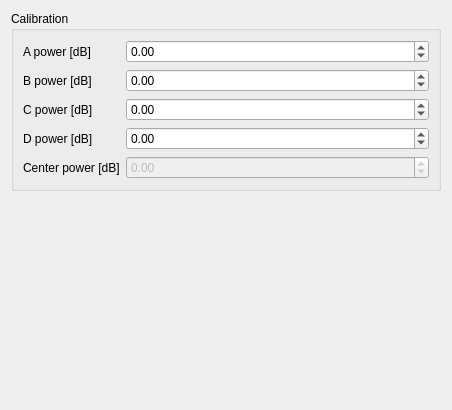
<?xml version="1.0" encoding="UTF-8"?>
<ui version="4.0">
 <class>FourPhaseSettingsWidget</class>
 <widget class="QWidget" name="FourPhaseSettingsWidget">
  <property name="geometry">
   <rect>
    <x>0</x>
    <y>0</y>
    <width>452</width>
    <height>410</height>
   </rect>
  </property>
  <property name="windowTitle">
   <string>Form</string>
  </property>
  <layout class="QVBoxLayout" name="verticalLayout">
   <item>
    <widget class="QGroupBox" name="groupBox">
     <property name="title">
      <string>Calibration</string>
     </property>
     <layout class="QFormLayout" name="formLayout">
      <item row="0" column="0">
       <widget class="QLabel" name="label">
        <property name="text">
         <string>A power [dB]</string>
        </property>
       </widget>
      </item>
      <item row="0" column="1">
       <widget class="QDoubleSpinBox" name="a_power">
        <property name="keyboardTracking">
         <bool>false</bool>
        </property>
        <property name="minimum">
         <double>-10.000000000000000</double>
        </property>
        <property name="maximum">
         <double>10.000000000000000</double>
        </property>
        <property name="singleStep">
         <double>0.100000000000000</double>
        </property>
       </widget>
      </item>
      <item row="1" column="0">
       <widget class="QLabel" name="label_2">
        <property name="text">
         <string>B power [dB]</string>
        </property>
       </widget>
      </item>
      <item row="2" column="0">
       <widget class="QLabel" name="label_3">
        <property name="text">
         <string>C power [dB]</string>
        </property>
       </widget>
      </item>
      <item row="3" column="0">
       <widget class="QLabel" name="label_4">
        <property name="text">
         <string>D power [dB]</string>
        </property>
       </widget>
      </item>
      <item row="1" column="1">
       <widget class="QDoubleSpinBox" name="b_power">
        <property name="keyboardTracking">
         <bool>false</bool>
        </property>
        <property name="minimum">
         <double>-10.000000000000000</double>
        </property>
        <property name="maximum">
         <double>10.000000000000000</double>
        </property>
        <property name="singleStep">
         <double>0.100000000000000</double>
        </property>
       </widget>
      </item>
      <item row="2" column="1">
       <widget class="QDoubleSpinBox" name="c_power">
        <property name="keyboardTracking">
         <bool>false</bool>
        </property>
        <property name="minimum">
         <double>-10.000000000000000</double>
        </property>
        <property name="maximum">
         <double>10.000000000000000</double>
        </property>
        <property name="singleStep">
         <double>0.100000000000000</double>
        </property>
       </widget>
      </item>
      <item row="3" column="1">
       <widget class="QDoubleSpinBox" name="d_power">
        <property name="keyboardTracking">
         <bool>false</bool>
        </property>
        <property name="minimum">
         <double>-10.000000000000000</double>
        </property>
        <property name="maximum">
         <double>10.000000000000000</double>
        </property>
        <property name="singleStep">
         <double>0.100000000000000</double>
        </property>
       </widget>
      </item>
      <item row="4" column="0">
       <widget class="QLabel" name="label_5">
        <property name="text">
         <string>Center power [dB]</string>
        </property>
       </widget>
      </item>
      <item row="4" column="1">
       <widget class="QDoubleSpinBox" name="center_power">
        <property name="enabled">
         <bool>false</bool>
        </property>
        <property name="keyboardTracking">
         <bool>false</bool>
        </property>
        <property name="minimum">
         <double>-10.000000000000000</double>
        </property>
        <property name="maximum">
         <double>10.000000000000000</double>
        </property>
        <property name="singleStep">
         <double>0.100000000000000</double>
        </property>
       </widget>
      </item>
     </layout>
    </widget>
   </item>
   <item>
    <spacer name="verticalSpacer">
     <property name="orientation">
      <enum>Qt::Orientation::Vertical</enum>
     </property>
     <property name="sizeHint" stdset="0">
      <size>
       <width>20</width>
       <height>40</height>
      </size>
     </property>
    </spacer>
   </item>
  </layout>
 </widget>
 <resources/>
 <connections/>
</ui>
